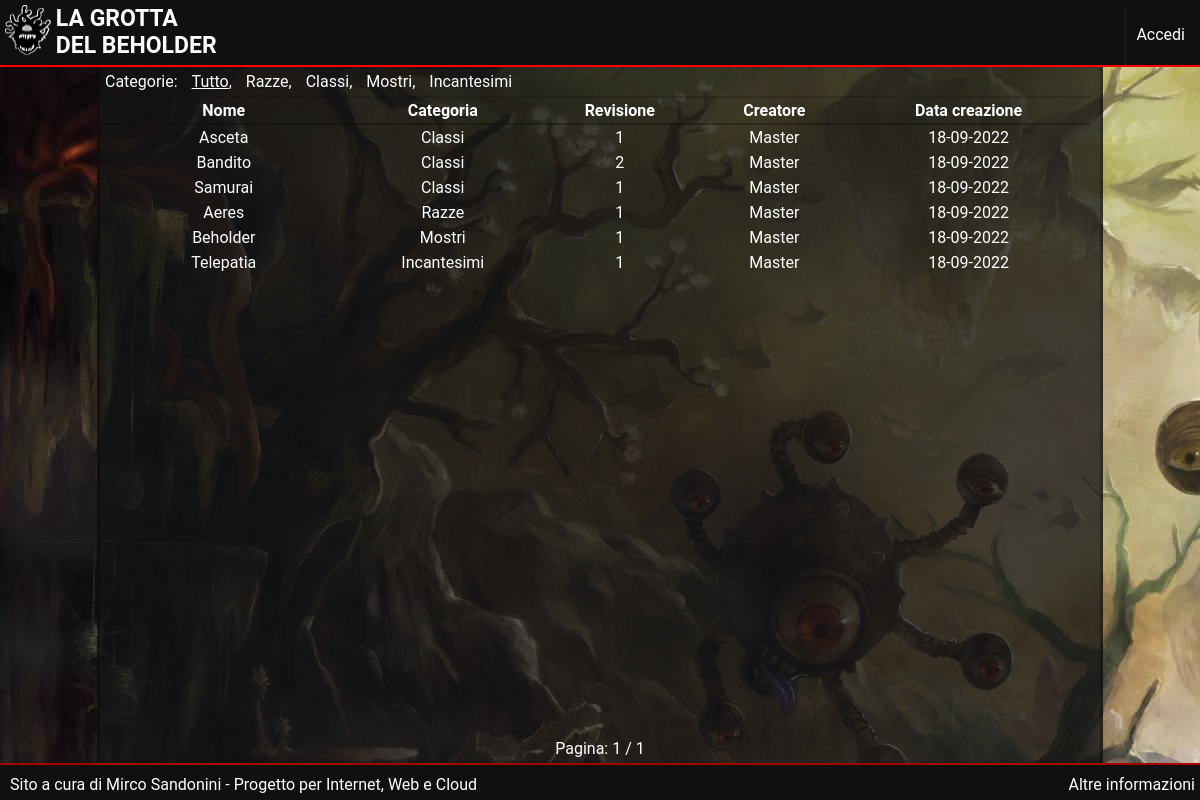
Page /grottadelbeholder/?filter=all on the committed database.
### grottadelbeholder/models.py (models this page shows, shortened)
class Content(models.Model):
    class Categories(models.TextChoices):
        CLASSES = "CL", "Classi"
        RACES = "RA", "Razze"
        MONSTERS = "MO", "Mostri"
        SPELLS = "SP", "Incantesimi"
    user = models.ForeignKey(User, on_delete=models.CASCADE)
    category = models.CharField(choices=Categories.choices, max_length=2, default=None)
    pub_date = models.DateTimeField("date published")      # Da inserire automaticamente all'inserimento
    rev = models.IntegerField(default=1)                   # Da incrementare automaticamente alla modifica
    name = models.CharField(max_length=30)
    description = models.TextField()

class User(models.Model):
    mail = models.EmailField(unique=True)
    username = models.CharField(max_length=25, unique=True)
    password = models.CharField(max_length=64)       # Da criptare nel codice di input

### grottadelbeholder/mylib/views/indexViews.py (the view, shortened to what this page needs)
# urls.py: path('', IndexView.as_view(), name='index'),
class IndexView(View):
    template_name = "grottadelbeholder/index.html"
    detail_template_name = "grottadelbeholder/detail.html"
    def get(self, request):
        context = Context(request).getContext()
        context['filterRaces'] = Content.Categories.RACES
        context['filterClasses'] = Content.Categories.CLASSES
        context['filterMonsters'] = Content.Categories.MONSTERS
        context['filterSpells'] = Content.Categories.SPELLS
        context['filterAll'] = FILTER_ALL
        if 'filter' in request.GET:
            filter = request.GET['filter']
            if filter == 'user':
                return HttpResponseRedirect(redirect_to="/grottadelbeholder/usercontent")
            context['filter'] = filter
            contentList = []
            page = 1
            npages = 1
            if 'page' in request.GET:
                page = int(request.GET['page'])
            if filter == Content.Categories.RACES:
                npages = int(1 + Content.objects.filter(category=Content.Categories.RACES).count() / N_CONTENT_PAGE)
                list = Content.objects.filter(category=Content.Categories.RACES)[N_CONTENT_PAGE * (page - 1) : N_CONTENT_PAGE * page]
                for content in list:
                    contentList.append({
                        'id': content.id,
                        'name': content.name,
                        'category': Content.Categories(content.category).label.capitalize(),
                        'user': content.user.username,
                        'pub_date': str(content.pub_date.strftime("%d-%m-%Y")),
                        'rev': content.rev
                    })
            elif filter == FILTER_ALL:
                npages = int(1 + Content.objects.count() / N_CONTENT_PAGE)
                for content in Content.objects.all():
                    contentList.append({
                        'id': content.id,
                        'name': content.name,
                        'category': Content.Categories(content.category).label.capitalize(),
                        'user': content.user.username,
                        'pub_date': str(content.pub_date.strftime("%d-%m-%Y")),
                        'rev': content.rev
                    })
            else:
                return render(request, self.template_name, context)
            if page > npages:
                page = npages
            if page < 1:
                page = 1
            context['page'] = page
            context['npages'] = npages
            if page < npages:
                context['nextPage'] = page + 1
            if page > 1:
                context['prevPage'] = page - 1
            context['contentList'] = contentList
            return render(request, self.template_name, context)
        return render(request, self.template_name, context)

### grottadelbeholder/mylib/views/context.py (called while the page is built)
    def getContext(self):
        context = {}
        try:
            if self.userIsLogged():
                context[LOGGED_USER_NAME] = User.objects.get(id=self.request.session[LOGGED_USER_ID]).username
            adminType = self.userAdminType()
            if not adminType is None:
                context[ADMIN_TYPE_KEY] = adminType
        except:
            del self.request.session[LOGGED_USER_ID]
            del self.request.session[LOGGED_USER_NAME]
            del self.request.session[ADMIN_TYPE_KEY]
        return context

    def userIsLogged(self):
        if LOGGED_USER_ID in self.request.session:
            return True
        return False

    def userAdminType(self):
        admins = Admin.objects.all()
        if self.userIsLogged():
            for admin in admins:
                if admin.user_id == self.request.session[LOGGED_USER_ID]:
                    return admin.type
        return None

### grottadelbeholder/templates/grottadelbeholder/index.html (shortened to what this page needs)
{% extends "grottadelbeholder/base.html" %}
{% block styles %}
    {% load static %}
    <link rel="stylesheet" href="{% static "grottadelbeholder/styles/index.css" %}">
    <link rel="stylesheet" href="{% static "grottadelbeholder/styles/contentList.css" %}">
{% endblock %}
{% block pageContent %}
    {% if filter %}
        <nav>
            Categorie:  <br class="phoneBR">
            <a href="{% url "grottadelbeholder:index" %}?filter={{ filterAll }}"
            {% if filter == filterAll %} class="underlined" {% endif %}>Tutto</a>,
            <a href="{% url "grottadelbeholder:index" %}?filter={{ filterRaces }}"
            {% if filter == filterRaces %} class="underlined" {% endif %}>Razze</a>,
            <a href="{% url "grottadelbeholder:index" %}?filter={{ filterClasses }}"
            {% if filter == filterClasses %} class="underlined" {% endif %}>Classi</a>,
            <a href="{% url "grottadelbeholder:index" %}?filter={{ filterMonsters }}"
            {% if filter == filterMonsters %} class="underlined" {% endif %}>Mostri</a>,
            <a href="{% url "grottadelbeholder:index" %}?filter={{ filterSpells }}"
            {% if filter == filterSpells %} class="underlined" {% endif %}>Incantesimi</a>
        </nav>
        <table id="contentList">
            <thead>
                <tr>
                    <th class="nameCell">Nome</th>
                    <th class="categoryCell">Categoria</th>
                    <th class="revCell">Revisione</th>
                    <th class="userCell">Creatore</th>
                    <th class="dateCell">Data creazione</th>
                </tr>
            </thead>
            <tbody>
                {% for item in contentList %}
                    <tr onclick="getDetail('{% url "grottadelbeholder:index" %}?detail={{ item.id }}&filter={{ filter }}&page={{ page }}');">
                        <td class="nameCell">{{ item.name }}</td>
                        <td class="categoryCell">{{ item.category }}</td>
                        <td class="revCell">{{ item.rev }}</td>
                        <td class="userCell">{{ item.user }}</td>
                        <td class="dateCell">{{ item.pub_date }}</td>
                    </tr>
                {% endfor %}
            </tbody>
        </table>
        <div id="pageIndicator">
            Pagina:
            {{ page }} / {{ npages }}
        </div>
    {% endif %}
{% endblock %}

### grottadelbeholder/static/grottadelbeholder/styles/style.css (style rules this page uses)
html { padding: 0; }
body { margin: 0; font-family: "Roboto", "Lucida Grande", "DejaVu Sans", "Bitstream Vera Sans", Verdana, Arial, sans-serif; background-image: url("/static/grottadelbeholder/img/body_wallpaper.jpg"); }
a { color: white; text-decoration: none; animation-name: linkMouseOff; animation-duration: 0.2s; }
:root { --header-height: 60px; --nav-top-margin: 20px; --decoration-color: red; }

### grottadelbeholder/static/grottadelbeholder/styles/index.css (style rules this page uses)
* { -webkit-touch-callout: none; -webkit-user-select: none; -moz-user-select: none; -ms-user-select: none; user-select: none; }
#pageIndicator { position: absolute; width: 100%; text-align: center; bottom: 10px; }
tbody tr { cursor: pointer; }
:root { --button-height: 200px; }

### grottadelbeholder/static/grottadelbeholder/styles/contentList.css (style rules this page uses)
nav { width: 98%; text-align: left; margin-left: 5px; margin-top: 5px; margin-bottom: 5px; }
nav a { margin-left: 10px; }
table { width: 99%; border-collapse: collapse; }
thead { border-top: 2px solid rgba(10, 10, 10, 20%); border-bottom: 2px solid rgba(10, 10, 10, 20%); }
td { padding: 3px; }
th { padding: 3px; }
.nameCell { width: 25%; }
.underlined { text-decoration: underline; }

### rows in the picture
Content: name "Asceta"
User: user "Master" "Master" "Master" "Master" "Master" "Master"
Content: name "Bandito"
Content: name "Samurai"
Content: name "Aeres"
Content: name "Beholder"
Content: name "Telepatia"

### other values in the picture
{{ item.category }} "Classi" "Classi" "Classi" "Razze" "Mostri" "Incantesimi"
{{ item.rev }} "1" "2" "1" "1" "1" "1"
{{ item.pub_date }} "18-09-2022" "18-09-2022" "18-09-2022" "18-09-2022" "18-09-2022" "18-09-2022"
{{ page }} "1"
{{ npages }} "1"
